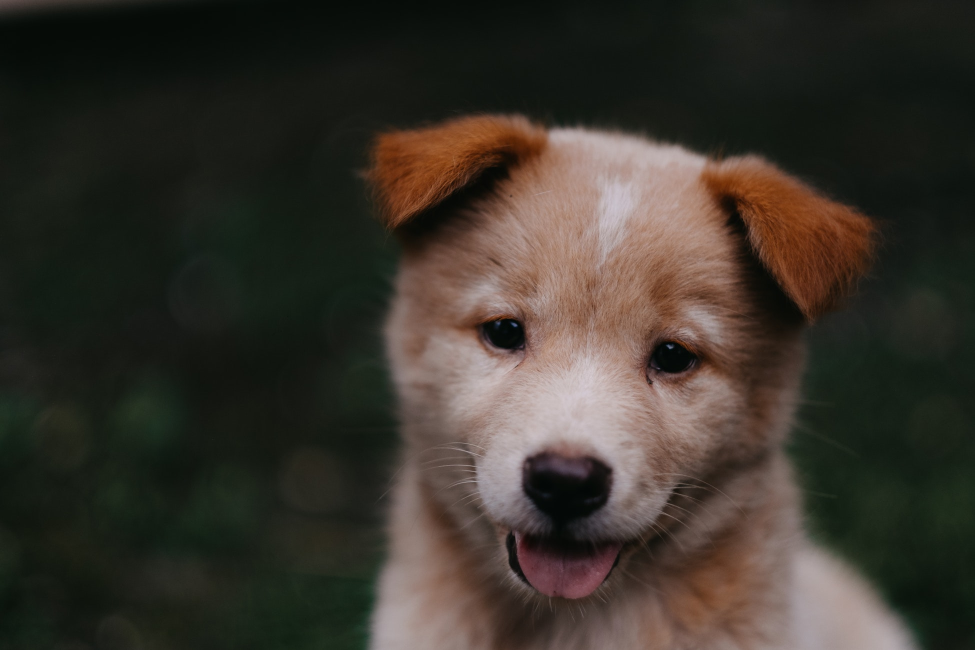
#> input picture 3. Image and video processing/DATA/00-puppy.jpg, 1950 x 1300 px (shown at 1/2 size)
$ jupyter execute --allow-errors 01-Image_basics.ipynb   (shell and % lines are left out)
#> lines starting #> are read from the running program, lines starting #| are printed output that depends on the picture; after the words box and inside, x2 and y2 are one past the last pixel; in counts of white or black regions, pixels touching at a corner belong together
### Images and Numpy
#### Numpy can read in certain files types, this includes images stored as arrays. In this quick lecture, we'll quickly cover how you can work with images in NumPy. Keep in mind, we will mainly be using OpenCV to open and view images.

[cell 1]
import numpy as np

[cell 2]
import matplotlib.pyplot as plt

[cell 3]
from PIL import Image #open image with every extensions

#> (a cell that did not finish here is left out)

[cell 5]
pic = Image.open('./DATA/00-puppy.jpg')
#> pic is the input picture: PIL image 1950x1300 RGB; mean R, G, B 57.3, 51.8, 43.8

[cell 6]
type(pic)

[cell 7]
pic_arr = np.asarray(pic) #because the image is a Matrix
pic_arr.shape
#> Out = (1300, 1950, 3)

[cell 8]
plt.imshow(pic_arr)

[cell 9]
#RGB
pic_red = pic_arr.copy()

[cell 10]
pic_red[:, :, 1] = 0    # Zero out contribution from green
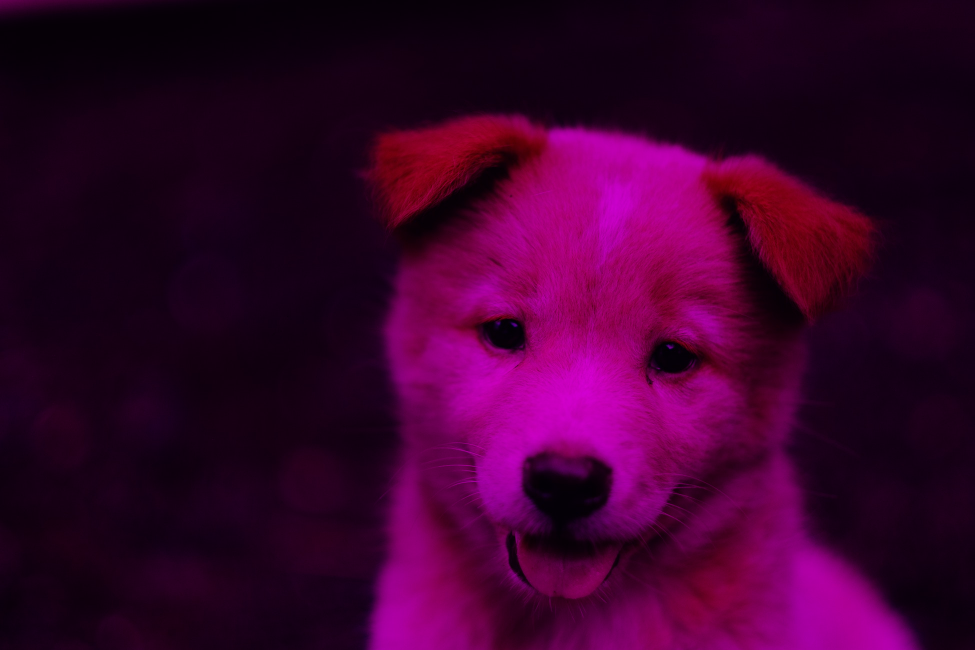
#> pic_red: shape (1300, 1950, 3) (shown at 1/2 size); mean R, G, B 57.3, 0, 43.8
pic_red[:, :, 2] = 0    # Zero out contribution from blue
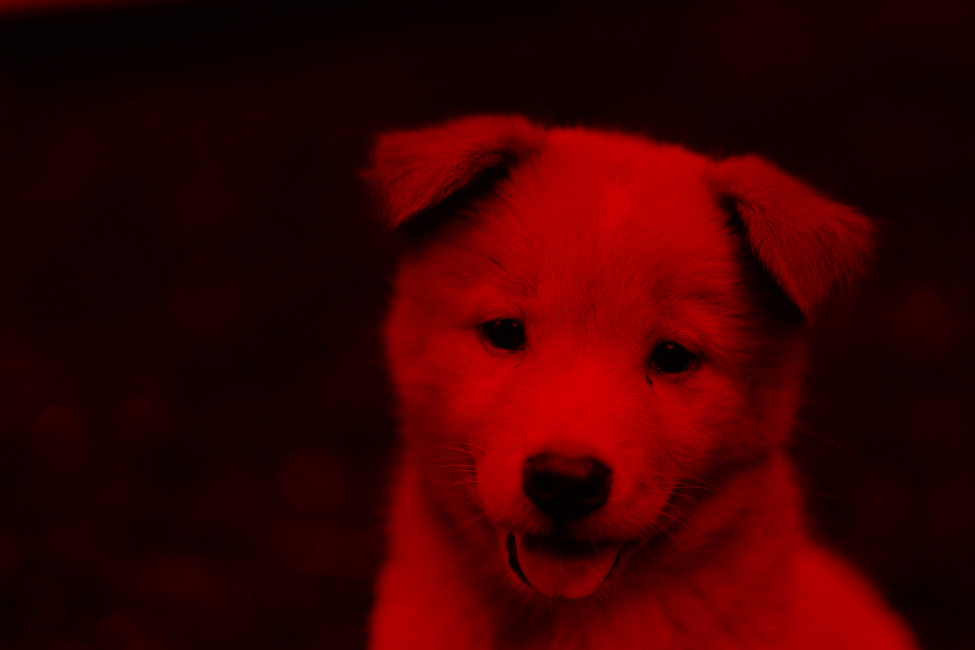
#> pic_red: shape (1300, 1950, 3) (shown at 1/2 size); mean R, G, B 57.3, 0, 0

[cell 11]
plt.imshow(pic_red)

#### Try to do the same with blue only

#### Opening Image Files in a Notebook with OpenCV

[cell 12]
import numpy as np
import cv2 #Install opencv if you have problem here : conda install opencv
import matplotlib.pyplot as plt

[cell 13]
# WONT GIVE ERROR! GIVES NONE INSTEAD!!!
img = cv2.imread("some/wrong/path.jpg")

[cell 14]
# UH OH!!
print(img)
#| None
#> (the rest of this cell did not finish here and is left out)

[cell 15]
img = cv2.imread('./DATA/00-puppy.jpg')

[cell 16]
type(img)

[cell 17]
print(img.shape)
#| (1300, 1950, 3)

[cell 18]
img_bgr = cv2.imread('./DATA/00-puppy.jpg')
plt.imshow(img_bgr)

##### The image has been correctly loaded by openCV as a numpy array, but the color of each pixel has been sorted as BGR. Matplotlib's plot expects an RGB image so, for a correct display of the image, it is necessary to swap those channels. This operation can be done either by using openCV conversion functions cv2.cvtColor() or by working directly with the numpy array.

[cell 19]
img_rgb = cv2.cvtColor(img, cv2.COLOR_BGR2RGB)
plt.imshow(img_rgb)

[cell 20]
img_gray = cv2.imread('./DATA/00-puppy.jpg',cv2.IMREAD_GRAYSCALE)
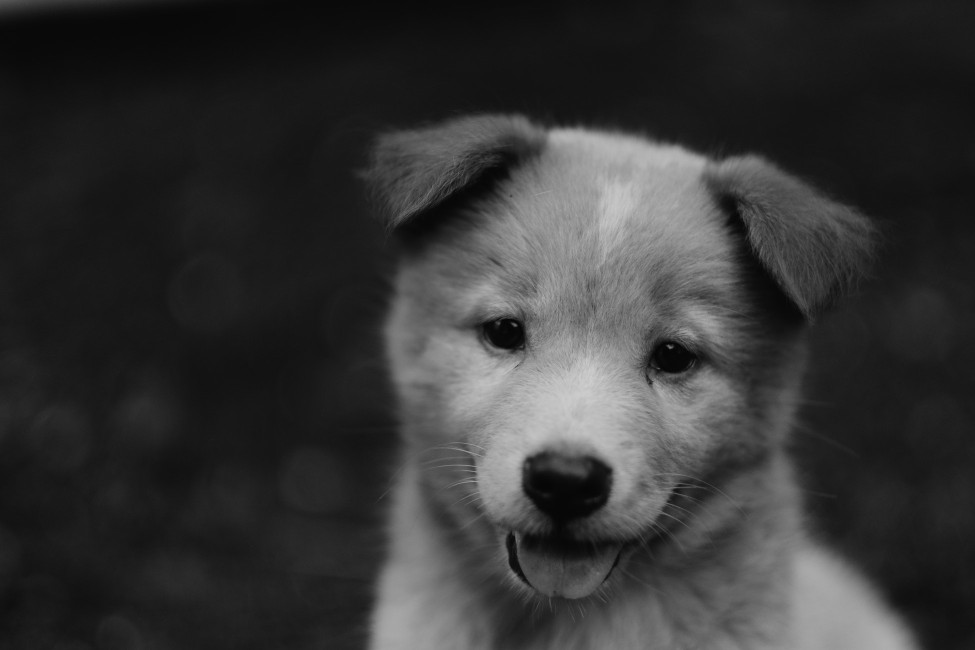
#> img_gray: shape (1300, 1950) (shown at 1/2 size); min 1, max 209, mean 52.6
plt.imshow(img_gray)

[cell 21]
img_gray = cv2.imread('./DATA/00-puppy.jpg',cv2.IMREAD_GRAYSCALE)
plt.imshow(img_gray,cmap='gray')

#### Resize Images

[cell 22]
img_rgb.shape
#> Out = (1300, 1950, 3)
# width, height, color channels

[cell 23]
img =cv2.resize(img_rgb,(1300,275))
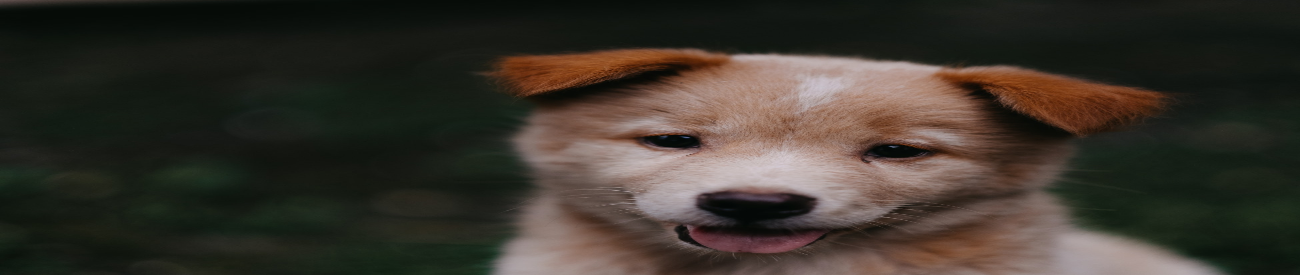
#> img: shape (275, 1300, 3); mean R, G, B 57.2, 51.8, 43.7

[cell 24]
plt.imshow(img)
print(img.shape)
#| (275, 1300, 3)

#### By ratio

[cell 25]
w_ratio = 0.5
h_ratio = 0.5

[cell 26]
new_img =cv2.resize(img_rgb,(0,0),img,w_ratio,h_ratio)

[cell 27]
plt.imshow(new_img)
print(new_img.shape)
#| (650, 975, 3)

#### Flipping Images

[cell 28]
# Useful when you work with Raspberry

# Along central x axis
new_img = cv2.flip(new_img,0)
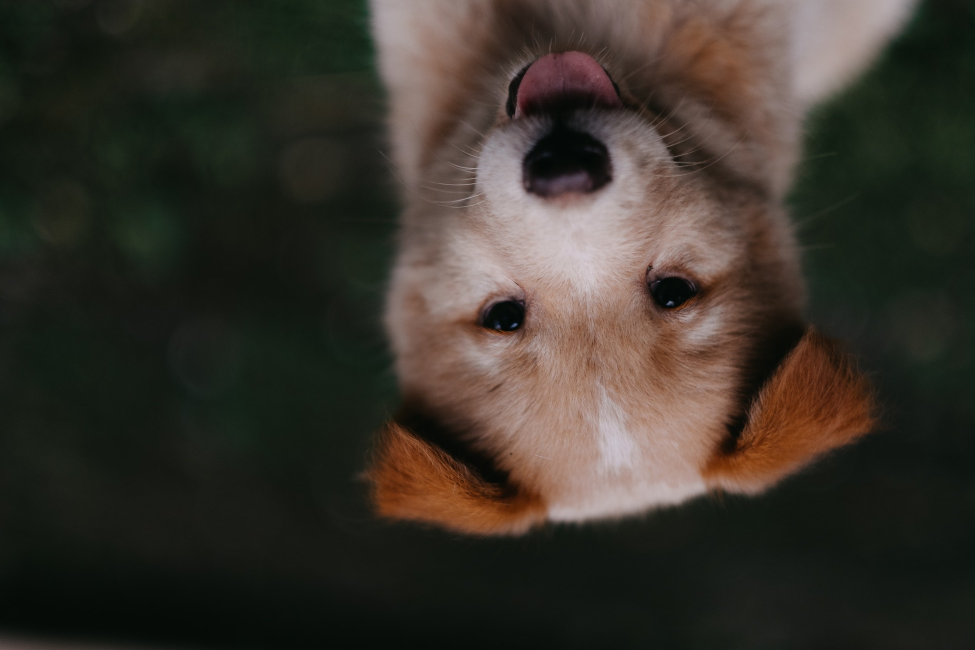
#> new_img: shape (650, 975, 3); mean R, G, B 57.4, 51.9, 43.9
plt.imshow(new_img)

[cell 29]
# Along central y axis
new_img = cv2.flip(new_img,1)
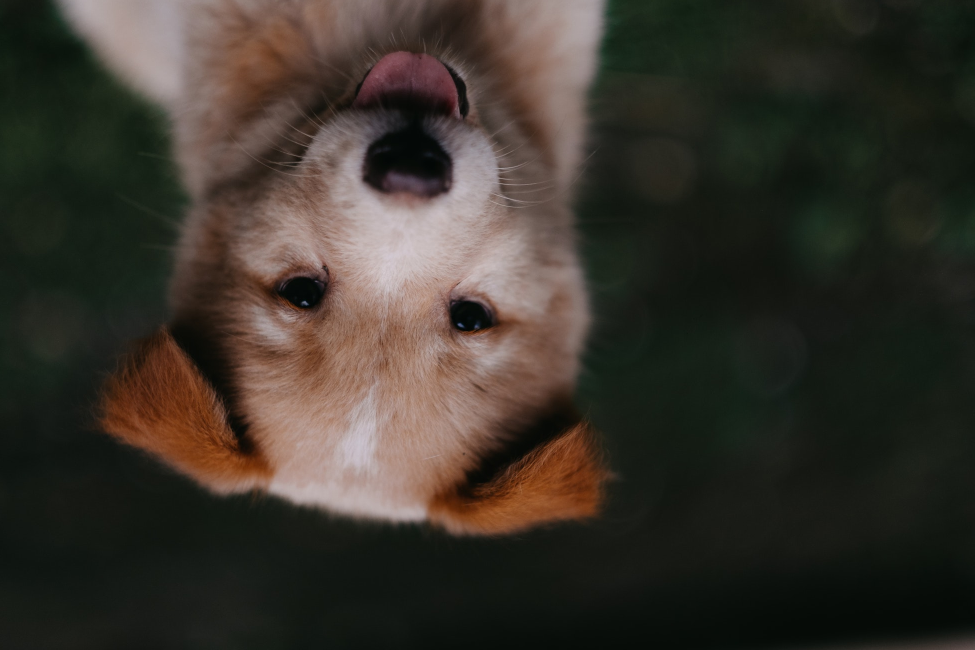
#> new_img: shape (650, 975, 3); mean R, G, B 57.4, 51.9, 43.9
plt.imshow(new_img)

[cell 30]
# Along both axis
new_img = cv2.flip(new_img,-1)
plt.imshow(new_img)

#### Saving Image Files

[cell 31]
type(new_img)
cv2.imwrite('my_new_picture.jpg',new_img)
#> Out = True

#### Larger Displays in the Notebook

[cell 32]
fig = plt.figure(figsize=(10,8))
ax = fig.add_subplot(1,1,1)
ax.imshow(new_img)

Opening Image Files with OpenCV
OpenCV can open images in separate outside windows when you run a .py script. Keep in mind, at the moment, this often doesn't work with the iPython kernel in a Jupyter notebook for some complex reasons. (It's an open issue on the github page since solutions stil vary drastically depending on the user's OS).

Let's explore how we can use Open CV to open files in a separate window. Typically you would run these sort of commands as a script! So we've also included a .py script that goes along with this lecture.

[cell 33]
import cv2

img = cv2.imread('./DATA/00-puppy.jpg',cv2.IMREAD_GRAYSCALE)
# Show the image with OpenCV
cv2.imshow('window_name',img)
# Wait for something on keyboard to be pressed to close window.
cv2.waitKey()

#### Drawing on Images

[cell 34]
import numpy as np
import matplotlib.pyplot as plt
import cv2
blank_img = np.zeros(shape=(512,512,3),dtype=np.int16)
print(blank_img.shape)
plt.imshow(blank_img)

#### Shapes

##### rectangles

[cell 35]
# pt1 = top left
# pt2 = bottom right
cv2.rectangle(blank_img,pt1=(384,0),pt2=(510,128),color=(0,255,0),thickness=5)
# cv2.rectangle(blank_img,pt1=(384,0),pt2=(510,128),color=(0,255,0))
plt.imshow(blank_img)

[cell 36]
#Let's draw a blue rectangle in the middle of the image
# pt1 = top left
# pt2 = bottom right
cv2.rectangle(blank_img,pt1=(200,200),pt2=(300,300),color=(0,0,255),thickness=5)
#> blank_img: shape (512, 512, 3) int16; mean of channels 0, 1, 2 0, 2.8, 2.7
plt.imshow(blank_img)

##### circles

[cell 37]
# We precise the center and the radius
cv2.circle(img=blank_img, center=(100,100), radius=50, color=(255,0,0), thickness=5)
#> blank_img: shape (512, 512, 3) int16; mean of channels 0, 1, 2 2.1, 2.8, 2.7
plt.imshow(blank_img)

##### circles filled in

[cell 38]
cv2.circle(img=blank_img, center=(400,400), radius=50, color=(255,0,0), thickness=-1)
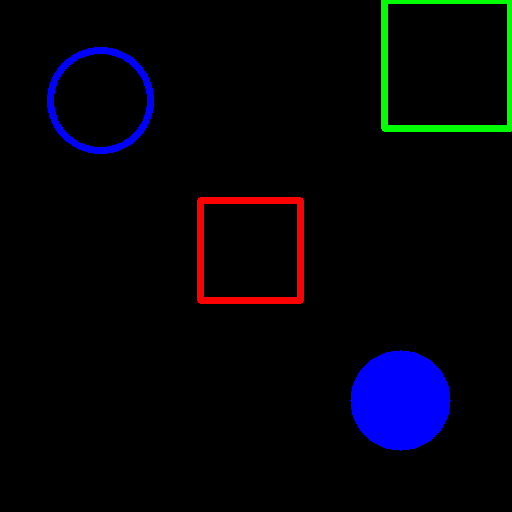
#> blank_img: shape (512, 512, 3) int16; mean of channels 0, 1, 2 9.8, 2.8, 2.7; drawn as B, G, R
plt.imshow(blank_img)

##### lines

[cell 39]
# Draw a diagonal blue line with thickness of 5 px
cv2.line(blank_img,pt1=(0,0),pt2=(511,511),color=(102, 255, 255),thickness=5)
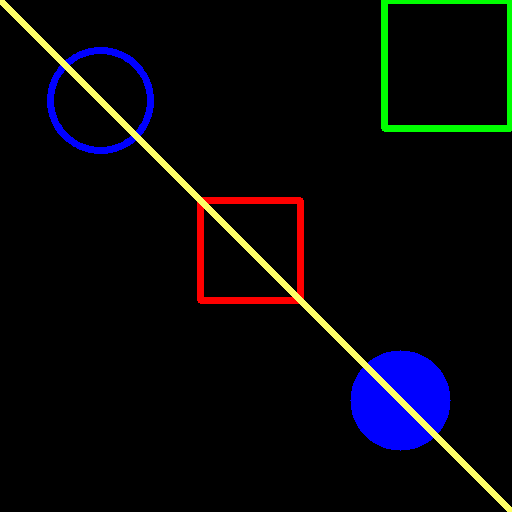
#> blank_img: shape (512, 512, 3) int16; 1.75% of pixels changed, all inside (x1, y1, x2, y2) = (0, 0, 512, 512); drawn as B, G, R
plt.imshow(blank_img)

##### text

[cell 40]
font = cv2.FONT_HERSHEY_SIMPLEX
cv2.putText(blank_img,text='Hello',org=(10,500), fontFace=font,fontScale= 4,color=(255,255,255),thickness=2,lineType=cv2.LINE_AA)
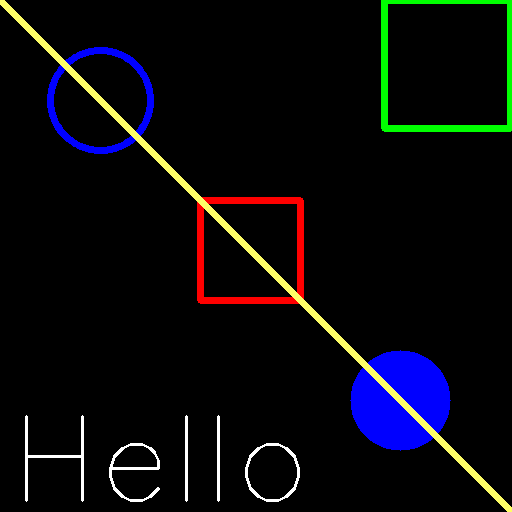
#> blank_img: shape (512, 512, 3) int16; 0.87% of pixels changed, all inside (x1, y1, x2, y2) = (25, 415, 300, 502); drawn as B, G, R
plt.imshow(blank_img)

##### polygons

[cell 41]
blank_img = np.zeros(shape=(512,512,3),dtype=np.int32)
vertices = np.array([[100,300],[200,200],[400,300],[200,400]],np.int32)
pts = vertices.reshape((-1,1,2))
pts
cv2.polylines(blank_img,[pts],isClosed=True,color=(255,0,0),thickness=5)
plt.imshow(blank_img)
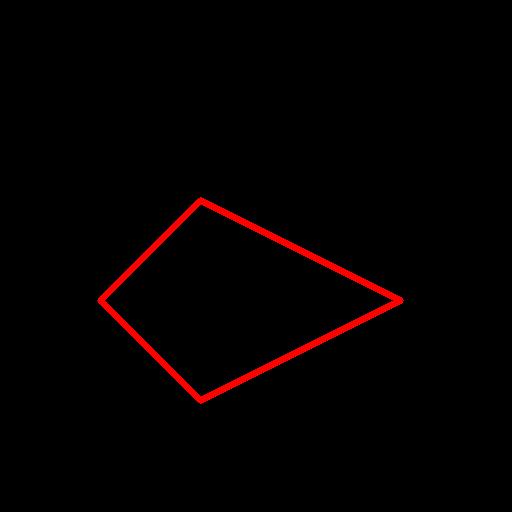
#> shown: shape (512, 512, 3); mean R, G, B 4.7, 0, 0

$ run again, with 3. Image and video processing/DATA/Denis_Mukwege.jpg copied over 3. Image and video processing/DATA/00-puppy.jpg
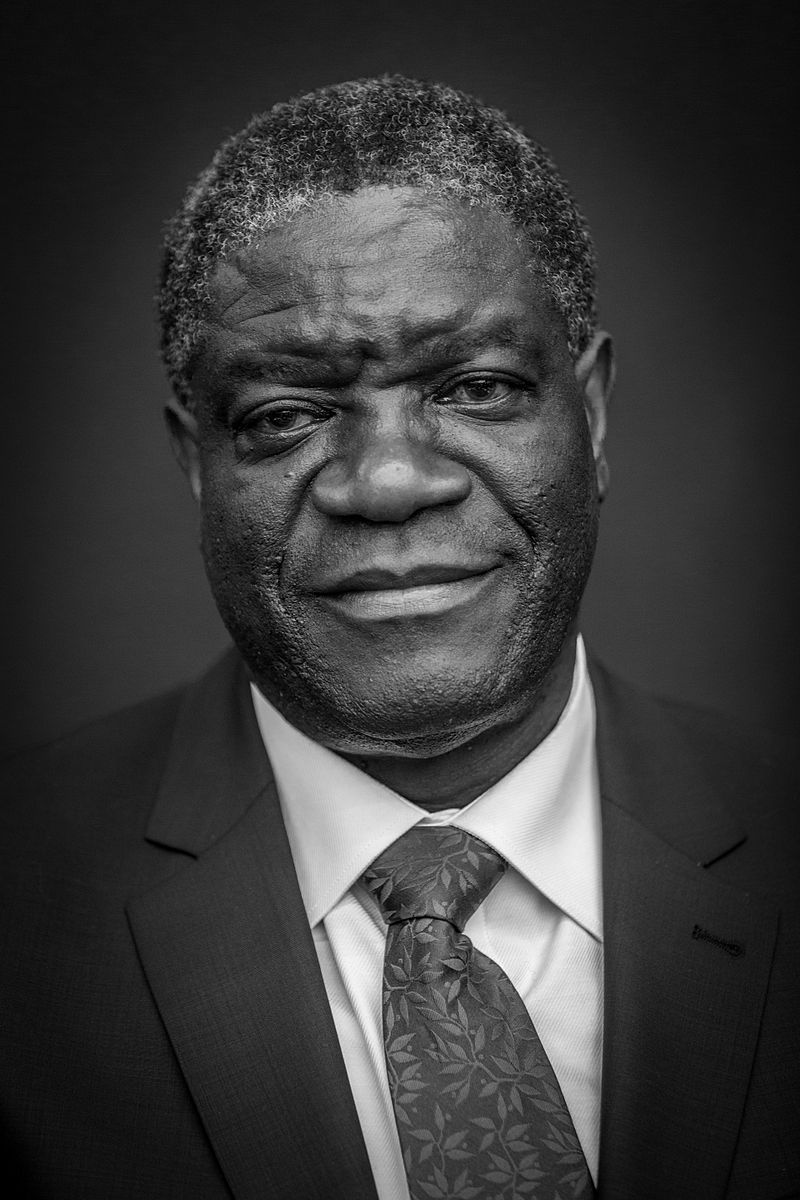
#> input picture 3. Image and video processing/DATA/Denis_Mukwege.jpg, 800 x 1200 px
#> pic is the input picture: PIL image 800x1200 L; min 0, max 255, mean 58.8
#| None
#| (1200, 800, 3)
#> `img =cv2.resize(img_rgb,(1300,275))`:
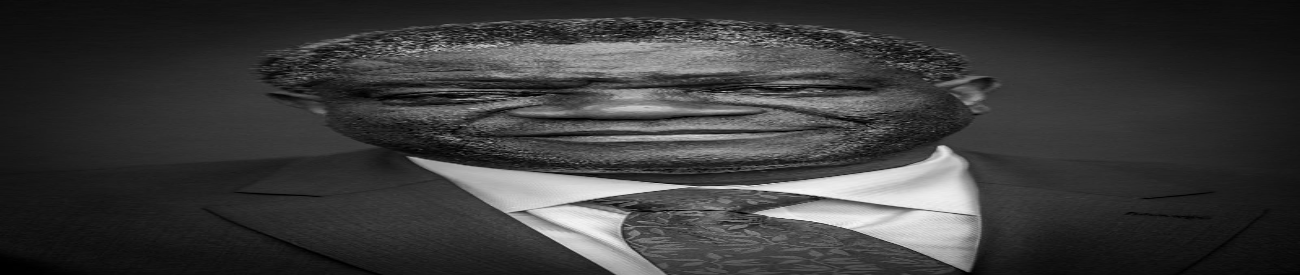
#> img: shape (275, 1300, 3); min 0, max 254, mean 58.7
#| (275, 1300, 3)
#| (600, 400, 3)
#> `new_img = cv2.flip(new_img,1)`:
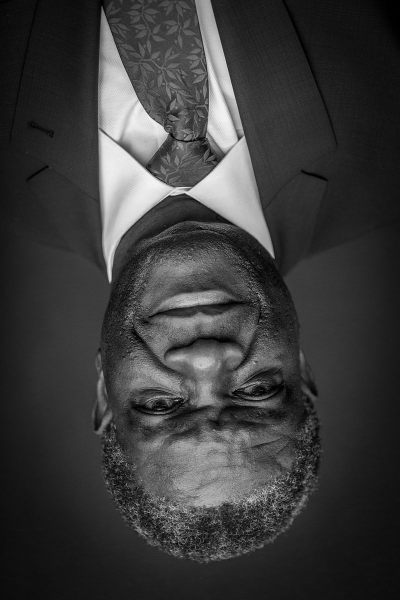
#> new_img: shape (600, 400, 3); min 0, max 245, mean 58.9
#> `cv2.imwrite('my_new_picture.jpg',new_img)`: Out = True

$ run again, with 3. Image and video processing/DATA/Nadia_Murad.jpg copied over 3. Image and video processing/DATA/00-puppy.jpg
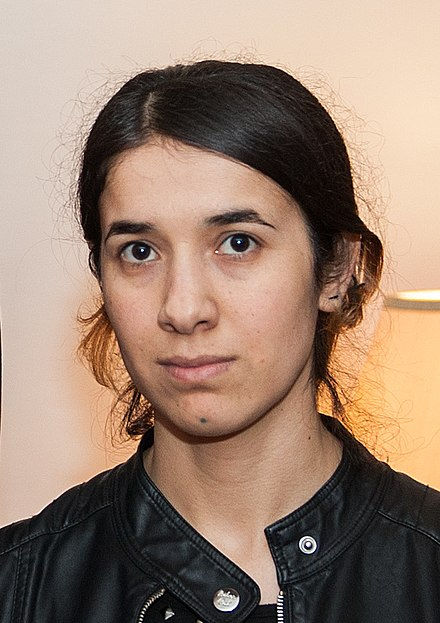
#> input picture 3. Image and video processing/DATA/Nadia_Murad.jpg, 440 x 623 px
#> pic is the input picture: PIL image 440x623 RGB; mean R, G, B 153.8, 129.2, 112.7
#| None
#| (623, 440, 3)
#| (275, 1300, 3)
#| (312, 220, 3)
#> `new_img = cv2.flip(new_img,1)`:
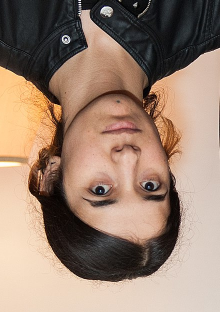
#> new_img: shape (312, 220, 3); mean R, G, B 153.7, 129.2, 112.7
#> `cv2.imwrite('my_new_picture.jpg',new_img)`: Out = True
